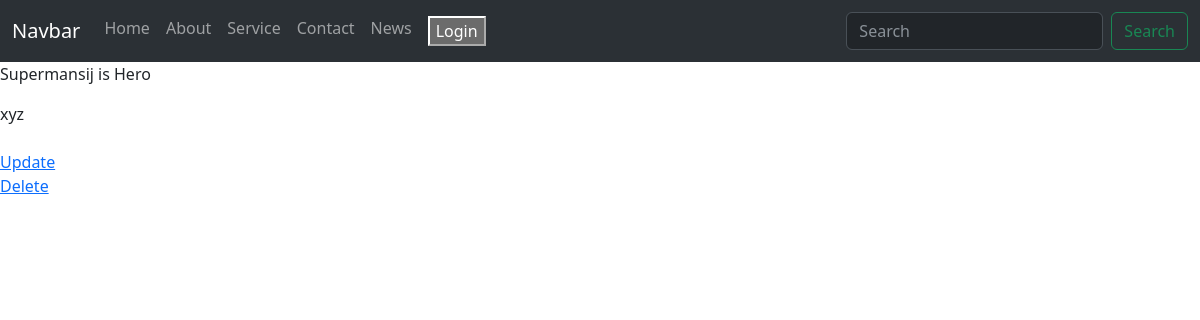
The page /news/1/ on the database as committed earlier.
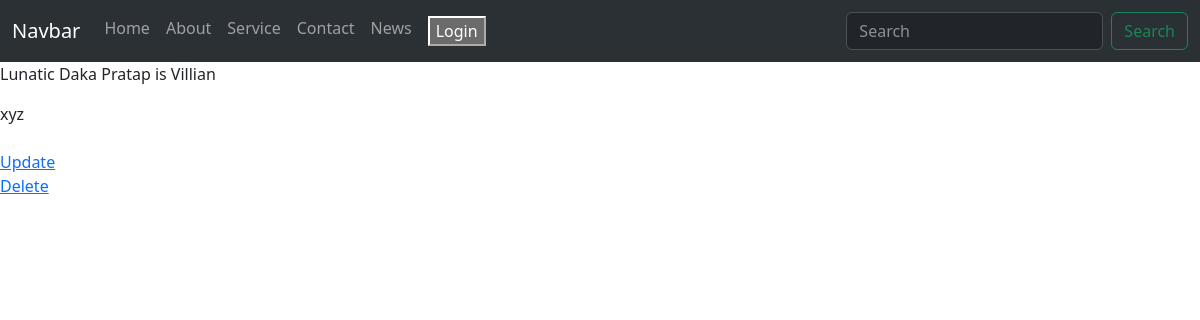
The same page on the database as committed later.
### everestapp/models.py (models this page shows, shortened)
class TimeStamp(models.Model):
  created_at=models.DateTimeField(auto_now_add=True)
  updated_at=models.DateTimeField(auto_now=True,null=True,blank=True)
  class Meta:
    abstract=True

class News(TimeStamp):
  title = models.CharField(max_length=200)
  category= models.ForeignKey(Category,on_delete=models.CASCADE, related_name='allnews')
  content=models.TextField(null=True,blank=True)
  image=models.ImageField(upload_to='news/',null=True,blank=True)
  author =models.ForeignKey(User,on_delete=models.CASCADE)
  viewed=models.PositiveIntegerField(default=1)

### everestapp/views.py (the view)
# urls.py: path("news/<int:pk>/",ClientNewsDetailView.as_view(),name="clientnewsdetail"),
class ClientNewsDetailView(DetailView):
  template_name="clientnewsdetail.html"
  model= News
  context_object_name ="newsdetails"

### templates/clientnewsdetail.html
{% extends 'clientbase.html'%}
{%block main%}
<p>{{newsdetails.title}}
</p>
{{newsdetails.content|safe}}
<br>
<br>
<a href="/news/create/{{newsdetails.id}}/">Update</a>
<br>
<a href="/news/delete/{{newsdetails.id}}/">Delete</a>
{%endblock%}

Rows that differ between the two databases and show on the page:
changed News "xyz": title "Supermansij is Hero" → "Lunatic Daka Pratap is Villian"
